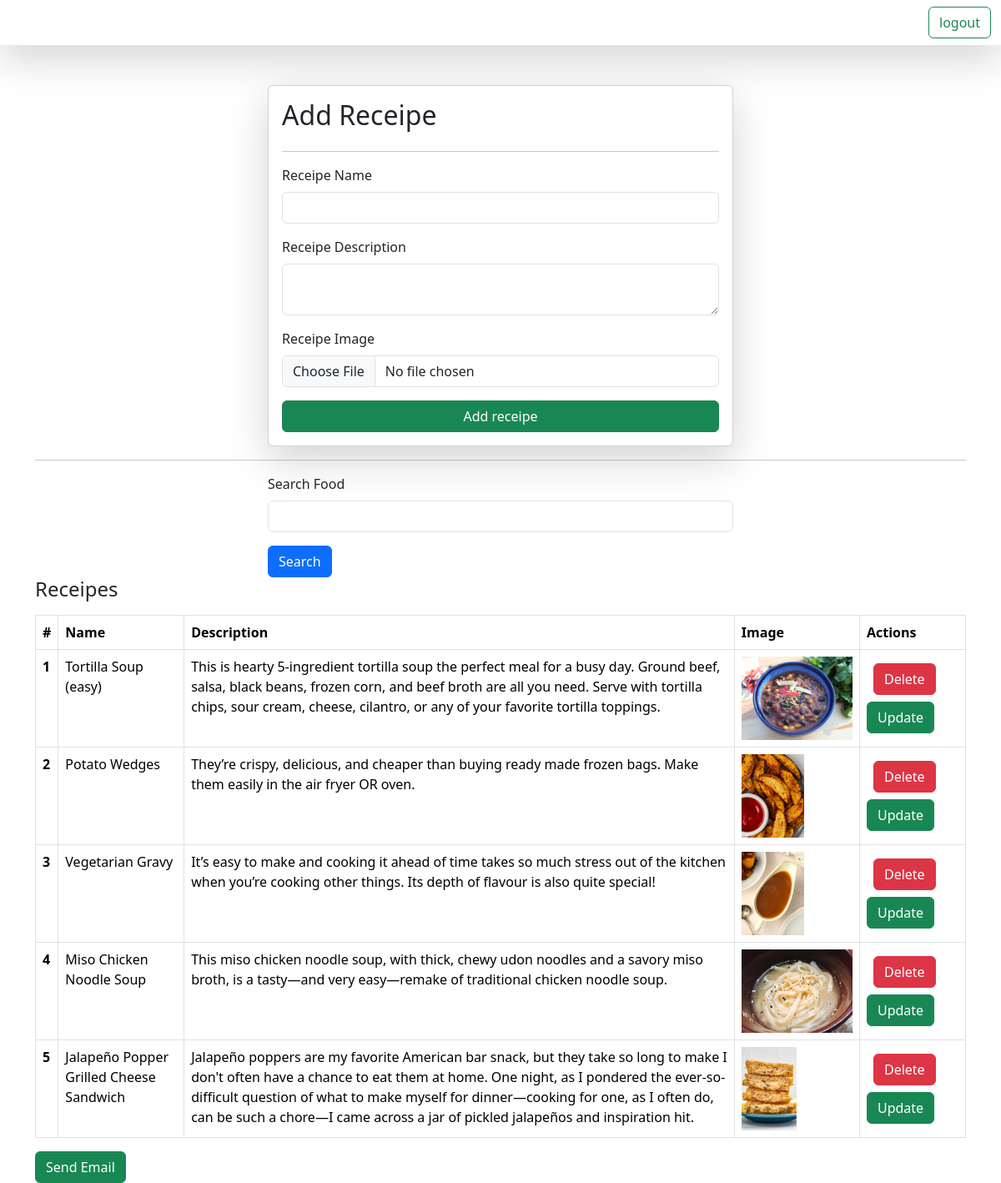
Screenshot of / (signed in) with the database file from the repository.
### vege/models.py (models this page shows)
class recipe(models.Model):
    user = models.ForeignKey(User, on_delete=models.SET_NULL, null=True, blank=True)
    recipe_name = models.CharField(max_length=100)
    recipe_description = models.TextField()
    recipe_image = models.ImageField(upload_to='recipeimages')

### vege/views.py (the view, shortened to what this page needs)
# urls.py: path('', recipes, name='recipes'),
@login_required(login_url='/login/')
def recipes(request):
    queryset = recipe.objects.all()
    if request.GET.get('search_recipe'):
        queryset = queryset.filter(recipe_name__icontains = request.GET.get('search_recipe'))
    context = {'recipes': queryset}
    return render(request, 'recipes.html', context)

### vege/templates/recipes.html (shortened to what this page needs)
<!DOCTYPE html>
<html lang="en">
<head>
    <link href="https://cdn.jsdelivr.net/npm/bootstrap@5.3.3/dist/css/bootstrap.min.css" rel="stylesheet">
</head>
<body>
    <nav class="navbar bg-body-teritary shadow-lg">
        <div class="container-fluid">
            <form class="d-flex" role="search">
                {% if request.user.is_authenticated %}
                <a href="/logout/" class="btn btn-outline-success" type="submit">logout</a>
                {% else %}
                <a href="/login/" class="btn btn-outline-success" type="submit">login</a>
                {% endif %}
            </form>
        </div>
    </nav>
    <div class="container mt-5">
        <form class="col-6 mx-auto card p-3 shadow-lg" method="post" enctype="multipart/form-data">
            <h2>Add Receipe</h2>
            <hr>
            <div class="mb-3">
                <label for="receipename" class="form-label">Receipe Name</label>
                <input type="text" class="form-control" name="recipe_name" required>
            </div>
            <div class="mb-3">
                <label for="receipedesc" class="form-label">Receipe Description</label>
                <textarea class="form-control" name="recipe_description" required></textarea>
            </div>
            <div class="mb-3">
                <label for="receipedesc" class="form-label">Receipe Image</label>
                <input type="file" class="form-control" name="recipe_image"></input>
            </div>
            <button type="submit" class="btn btn-success">Add receipe</button>
        </form>
        <hr>
        <div class="mt-2">
            <div class="mx-auto col-6">
                <form>
                    <div class="mb-3">
                        <label for="receipename" class="form-label">Search Food</label>
                        <input type="text" class="form-control" name="search_recipe">
                    </div>
                    <button type="submit" class="btn btn-primary">Search</button>
                </form>
            </div>
        </div>
        <h4>Receipes</h4>
        <table class="table table-bordered mt-3">
            <thead>
              <tr>
                <th scope="col">#</th>
                <th scope="col">Name</th>
                <th scope="col">Description</th>
                <th scope="col">Image</th>
                <th scope="col">Actions</th>
              </tr>
            </thead>
            <tbody>
                {% for r in recipes %}
                <tr>
                    <th scope="row">{{forloop.counter}}</th>
                    <td>{{r.recipe_name}}</td>
                    <td>{{r.recipe_description}}</td>
                    <td><img src="media/{{r.recipe_image}}" style="height: 100px;"></td>
                    <td>
                        <a href="delete_recipe/{{r.id}}/" class="btn btn-danger m-2">Delete</a>
                        <a href="update_recipe/{{r.id}}/" class="btn btn-success">Update</a>
                    </td>
                </tr>
                {% endfor %}
            </tbody>
          </table>
        <a href="send_email/" class="btn btn-success">Send Email</a>
    </div>
</body>
</html>

### rows the page displays
recipe: recipe_name "Tortilla Soup (easy)", recipe_description "This is hearty 5-ingredient tortilla soup the perfect meal for a busy day. Ground beef, salsa, black beans, frozen corn, and beef broth are all you need. Serve with tortilla chips, sour cream, cheese, cilantro, or any of your favorite tortilla toppings.", recipe_image (picture)
recipe: recipe_name "Potato Wedges", recipe_description "They’re crispy, delicious, and cheaper than buying ready made frozen bags. Make them easily in the air fryer OR oven.", recipe_image (picture)
recipe: recipe_name "Vegetarian Gravy", recipe_description "It’s easy to make and cooking it ahead of time takes so much stress out of the kitchen when you’re cooking other things. Its depth of flavour is also quite special!", recipe_image (picture)
recipe: recipe_name "Miso Chicken Noodle Soup", recipe_description "This miso chicken noodle soup, with thick, chewy udon noodles and a savory miso broth, is a tasty—and very easy—remake of traditional chicken noodle soup.", recipe_image (picture)
recipe: recipe_name "Jalapeño Popper Grilled Cheese Sandwich", recipe_description "Jalapeño poppers are my favorite American bar snack, but they take so long to make I don't often have a chance to eat them at home. One night, as I pondered the ever-so-difficult question of what to make myself for dinner—cooking for one, as I often do, can be such a chore—I came across a jar of pickled jalapeños and inspiration hit.", recipe_image (picture)
